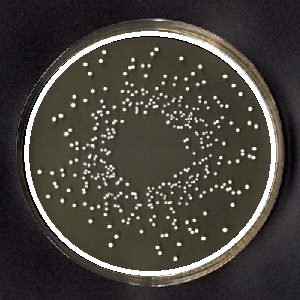
#> input picture images/microbe1.1.png, 300 x 300 px
$ python code_old.py   (older library calls are emulated)
#> lines starting #> are read from the running program, lines starting #| are printed output that depends on the picture; after the words box and inside, x2 and y2 are one past the last pixel; in counts of white or black regions, pixels touching at a corner belong together
# Importing libraries
import numpy as np
from skimage.feature import peak_local_max
from skimage.morphology import watershed
from scipy import ndimage as ndi
import imutils
import cv2
import os
# Importing libraries over

# Take image input. Image must be in same folder as code
image_name = input('Input: ')
#> the answer given: images/microbe1.1.png
# image_name = 'images/'+image_name

## now read image from path user entered.

# read image as color image. (See second arguement of imread function)
color_image =  cv2.imread( image_name, 1)
#> color_image is the input picture: shape (300, 300, 3); mean B, G, R 60.4, 66.4, 70.2
# read same image as grayscale image. (See second arguement of imread function)
frame=  cv2.imread(image_name , 0)
#> frame: shape (300, 300); min 0, max 255, mean 66.8

#  next line is to get height and width of image
m,n = frame.shape
#> m = 300; n = 300

# resize images to 600 pixel by 600 pixel
frame = cv2.resize(frame,(600,600))
#> frame: shape (600, 600)
color_image = cv2.resize(color_image,(600,600))
#> color_image: shape (600, 600, 3)

# Initial kernel size in 7. Kernel is just a matrix. Kernel is used for top hat transform
kernel_size = 7

# initially unique colonies were 0.
unique_colony = 0

# image_part2 is used to keep copy of original image for future operations in code
image_part2 = color_image

# repeat process until we have at least 10 colonies or kernel size is less than 18
while(unique_colony<10 and kernel_size<18):
	# kernel = cv2.getStructuringElement(cv2.MORPH_CROSS,(9,9))
	kernel = np.ones((kernel_size,kernel_size),dtype= frame.dtype)

	# Step 1 Top Hat Transform
	tophat = cv2.morphologyEx(frame, cv2.MORPH_TOPHAT, kernel)

	# Step 2 OTSU's Threshold
	ret2,mask = cv2.threshold(tophat,0,255,cv2.THRESH_BINARY+cv2.THRESH_OTSU)
	# cv2.imshow("Output", mask)
	# cv2.waitKey(0)

	# """

	stencil = np.zeros(mask.shape).astype(mask.dtype)
	contours, hierarchy = cv2.findContours(mask.copy(),cv2.RETR_TREE ,cv2.CHAIN_APPROX_NONE)
	# print("Found %d objects." % len(contours))

	polyfillcontour = []
	# pointcontour = []
	for (i,c) in enumerate(contours):
		area = cv2.contourArea(c)
		flag = False
		if area<100000:
			if hierarchy[0,i,3] != -1:
				# print(len(c),area)
				flag = True
				# pointcontour.append(c)
				# cv2.drawContours(frame, c, -1, (255,0,0), 2)
				# cv2.drawContours(im2, c, -1, (127), 2)
		if not flag:
			polyfillcontour.append(c)
			# cv2.drawContours(maskedImage,[c],-1,127,2)

	cv2.fillPoly(stencil, polyfillcontour, [255,255,255])
	stencil = cv2.bitwise_not(stencil)
	result = cv2.bitwise_and(mask, stencil)
	# cv2.imwrite("Output1.png", result)
	# cv2.drawContours(result, pointcontour, -1, (127), 2)

	# mask = cv2.bitwise_and(mask, maskedImage, mask=maskedImage)

	distance = ndi.distance_transform_edt(result)
	# print(distance)
	local_maxi = peak_local_max(distance, indices=False, footprint=np.ones((3, 3)),
								labels=result)
	markers = ndi.label(local_maxi)[0]
	labels = watershed(-distance, markers, mask=result)
	unique_colony = len(np.unique(labels)) - 1
	# print("[INFO] {} unique segments found".format(len(np.unique(labels)) - 1))

	# loop over the unique labels returned by the Watershed algorithm
	for label in np.unique(labels):
		# if the label is zero, we are examining the 'background'
		# so simply ignore it
		if label == 0:
			continue

		# otherwise, allocate memory for the label region and draw
		# it on the mask
		mask1 = np.zeros(mask.shape, dtype="uint8")
		mask1[labels == label] = 255

		# detect contours in the mask and grab the largest one
		cnts = cv2.findContours(mask1.copy(), cv2.RETR_EXTERNAL,cv2.CHAIN_APPROX_SIMPLE)
		cnts = imutils.grab_contours(cnts)
		c = max(cnts, key=cv2.contourArea)

		# draw a circle enclosing the object
		((x, y), r) = cv2.minEnclosingCircle(c)
		cv2.circle(color_image, (int(x), int(y)), int(r), (0,205, 0), 2)

	# show the output image
	kernel_size=kernel_size+2
#> this loop made 4 passes
#> (ret2, unique_colony) on passes 1 to 4: (53, 0), (58, 0), (69, 0), (75, 389)
#> pass 1, `ret2,mask = cv2.threshold(tophat,0,255,cv2.THRESH_BINARY+cv2.THRESH_OT..`:
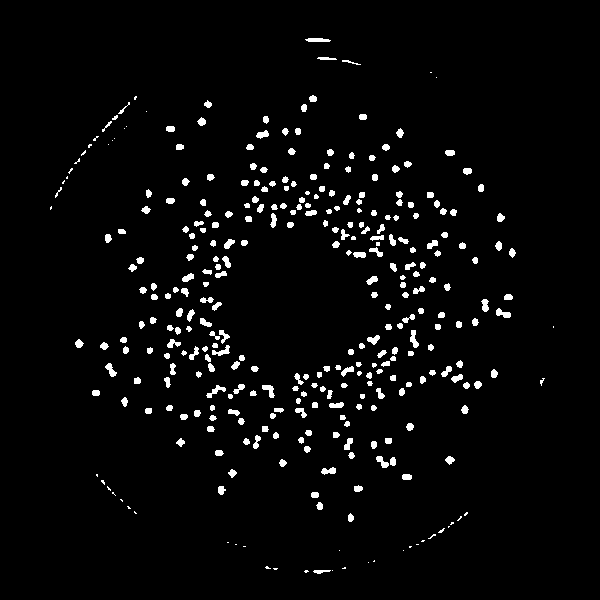
#> mask: shape (600, 600); 3.3% white; 338 white regions (54 under 20 px), largest, box (x1, y1, x2, y2) and area: (206, 385, 226, 398) 95, (410, 330, 419, 348) 93, (212, 345, 230, 356) 91
#> after the loop:
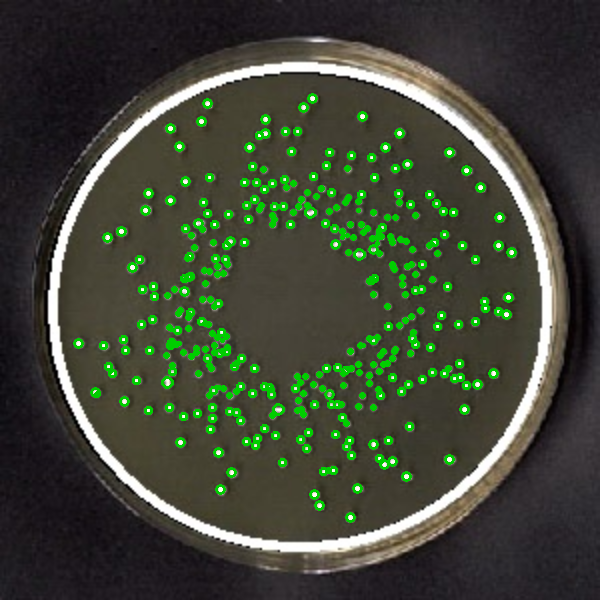
#> color_image: shape (600, 600, 3); mean B, G, R 53.8, 69.4, 63
#> after the loop:
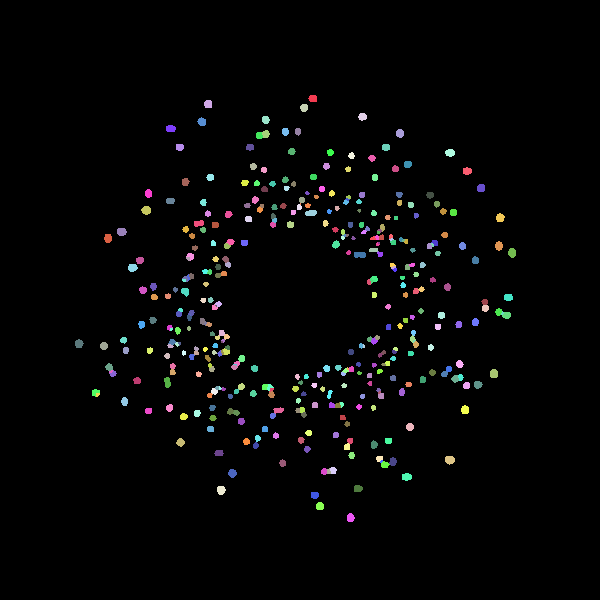
#> labels: shape (600, 600) int32; 390 distinct labels, from 0 to 389; one colour per label, 0 black
#> after the loop: local_maxi: shape (600, 600) bool; 0.19% white in thin lines or dots, all inside (x1, y1, x2, y2) = (79, 98, 513, 519)
#> after the loop:
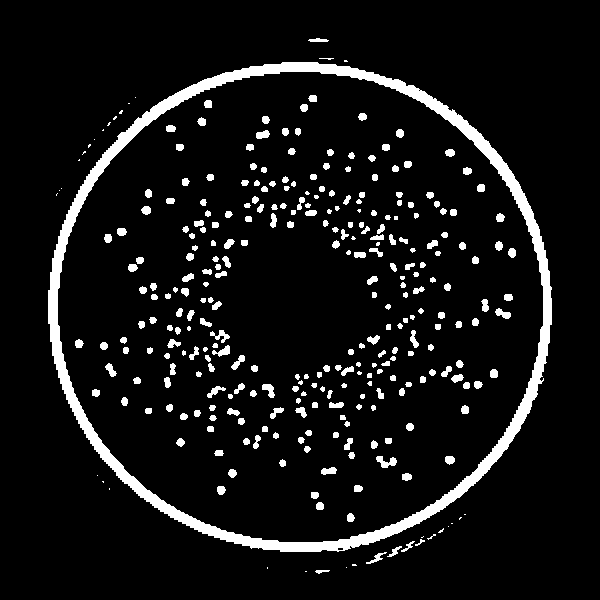
#> mask: shape (600, 600); 7.8% white; 317 white regions (46 under 20 px), largest, box (x1, y1, x2, y2) and area: (48, 62, 552, 552) 15736, (376, 456, 397, 468) 140, (210, 330, 230, 343) 112
#> after the loop: mask1: shape (600, 600); 0.02% white; 1 white region, box (x1, y1, x2, y2) and area: (347, 513, 355, 522) 57
#> after the loop: result: shape (600, 600); 3.3% white; 281 white regions (17 under 20 px), largest, box (x1, y1, x2, y2) and area: (376, 456, 397, 468) 140, (210, 330, 230, 343) 112, (262, 384, 275, 398) 107
#> after the loop:
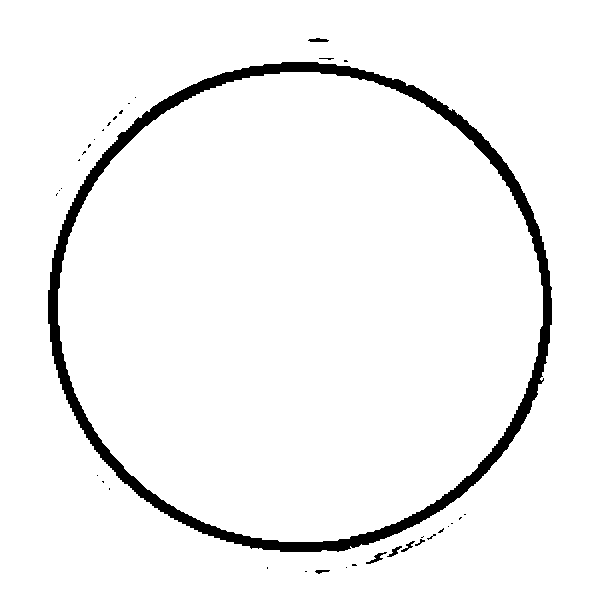
#> stencil: shape (600, 600); 95.5% white; 36 black regions (29 under 20 px), largest, box (x1, y1, x2, y2) and area: (48, 62, 552, 552) 15747, (366, 552, 387, 564) 77, (308, 38, 329, 42) 61
#> after the loop:
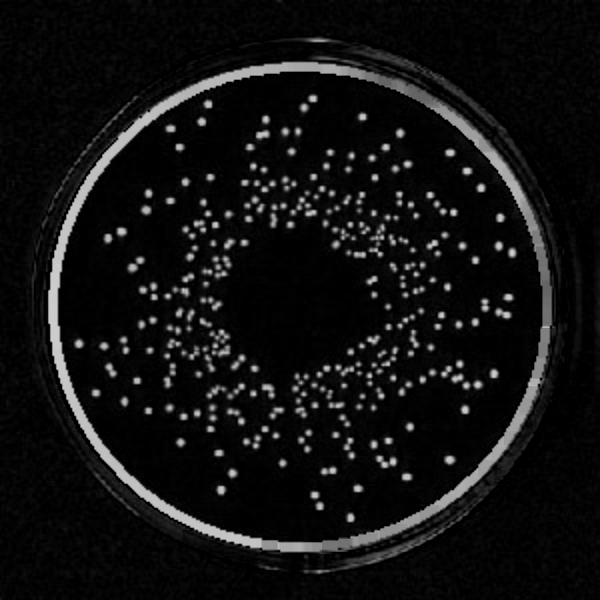
#> tophat: shape (600, 600); min 0, max 209, mean 17.1
#> after the loop, kernel_size = 15
	# """

kk = unique_colony
#> kk = 389

## if colony detection failed due to now finding outer circle, then count without circle
if(unique_colony<10):
	kernel_size = 17
	color_image = image_part2

	kernel = np.ones((kernel_size,kernel_size),dtype= frame.dtype)

	# Step 1 Top Hat Transform
	tophat = cv2.morphologyEx(frame, cv2.MORPH_TOPHAT, kernel)

	# Step 2 OTSU's Threshold
	ret2,mask = cv2.threshold(tophat,0,255,cv2.THRESH_BINARY+cv2.THRESH_OTSU)

	stencil = np.zeros(mask.shape).astype(mask.dtype)
	contours, hierarchy = cv2.findContours(mask.copy(),cv2.RETR_TREE ,cv2.CHAIN_APPROX_NONE)

	polyfillcontour = []
	result = mask
	distance = ndi.distance_transform_edt(result)

	local_maxi = peak_local_max(distance, indices=False, footprint=np.ones((3, 3)),
								labels=result)
	markers = ndi.label(local_maxi)[0]
	labels = watershed(-distance, markers, mask=result)
	unique_colony = len(np.unique(labels)) - 1
	# print("[INFO] {} unique segments found".format(len(np.unique(labels)) - 1))

	# loop over the unique labels returned by the Watershed algorithm
	for label in np.unique(labels):
		# if the label is zero, we are examining the 'background'
		# so simply ignore it
		if label == 0:
			continue

		# otherwise, allocate memory for the label region and draw
		# it on the mask
		mask1 = np.zeros(mask.shape, dtype="uint8")
		mask1[labels == label] = 255

		# detect contours in the mask and grab the largest one
		cnts = cv2.findContours(mask1.copy(), cv2.RETR_EXTERNAL,cv2.CHAIN_APPROX_SIMPLE)
		cnts = imutils.grab_contours(cnts)
		c = max(cnts, key=cv2.contourArea)

		# draw a circle enclosing the object
		((x, y), r) = cv2.minEnclosingCircle(c)
		cv2.circle(color_image, (int(x), int(y)), int(r), (0,205, 0), 2)


# write output
color_image = cv2.resize(color_image,(n,m))
#> color_image: shape (300, 300, 3)

border=cv2.copyMakeBorder(color_image, top=0, bottom=25, left=0, right=0, borderType= cv2.BORDER_CONSTANT, value=[0,0,0])

font                   = cv2.FONT_HERSHEY_SIMPLEX
#> font = 0
bottomLeftCornerOfText = (10,m+15)
#> bottomLeftCornerOfText = (10, 315)
fontScale              = 0.5
fontColor              = (255,255,255)
lineType               = 1

cv2.putText(border,str(unique_colony),
    bottomLeftCornerOfText,
    font,
    fontScale,
    fontColor,
    lineType)
#> border: shape (325, 300, 3); mean B, G, R 50, 64.4, 58.5
if(unique_colony<1000):
	cv2.putText(border," colonies detected", (40,m+15),font,0.4,fontColor,lineType)
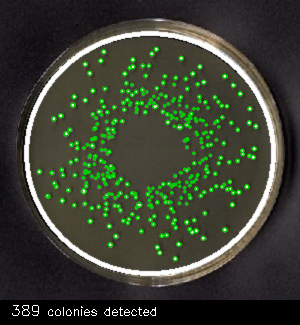
#> border: shape (325, 300, 3); mean B, G, R 50.7, 65.1, 59.2
else:
	cv2.putText(border," colonies detected", (48,m+15),font,0.4,fontColor,lineType)

if(kk<10):
	cv2.putText(border,"Contour not detected.", (n-130,m+15),font,0.3,fontColor,lineType)

cv2.imwrite('images/output.png',border)

delay = 10000
while delay>0:
	delay = delay-1

# [5 lines of commented-out code are left out]

print(unique_colony)
#| 389

# os.remove(image_name)

## config
